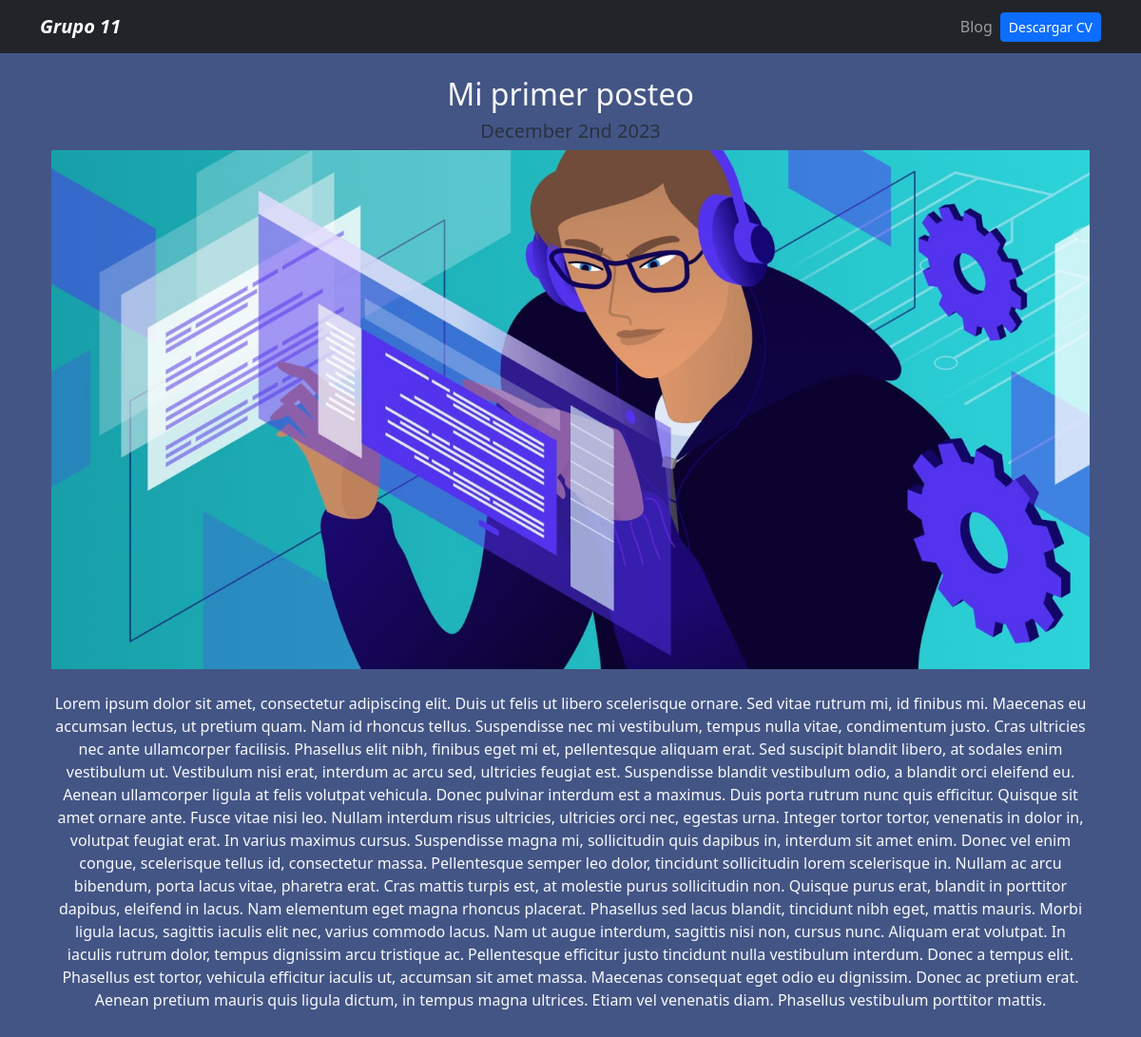
The app's page /blog/4 with its own data.
### blog/models.py (models this page shows)
class Post(models.Model):
    title = models.CharField(max_length=100)
    description = models.TextField()
    image = models.ImageField(upload_to='blog/images')
    date = models.DateField(datetime.date.today)

### blog/views.py (the view)
# urls.py: path('<int:post_id>', post_detail, name='post_detail')
def post_detail(request, post_id):
    post = get_object_or_404(Post, pk=post_id)
    return render(request, 'post_detail.html', {'post':post})

### blog/templates/post_detail.html
{% extends 'layout.html' %}
{% block content %}
<div class="text-center">
    <h2>{{post.title}}</h2>
    <h3 class="my-2 h5 text-muted">{{post.date|date:'F jS Y'}}</h3>
    <img src="{{post.image.url}}" alt="{{post.title}}" class="img-fluid">
    <div class="my-4">
        <p>{{post.description|safe}}</p>
    </div>
</div>
{% endblock %}

### portfolio/static/main.css (style rules this page uses)
body { background: #435585; }

### records on screen
Post: title "Mi primer posteo", date "December 2nd 2023", image (picture), description "Lorem ipsum dolor sit amet, consectetur adipiscing elit. Duis ut felis ut libero scelerisque ornare. Sed vitae rutrum mi, id finibus mi. Maecenas eu accumsan lectus, ut pretium quam. Nam id rhoncus tellus. Suspendisse nec mi vestibulum, tempus nulla vitae, condimentum justo. Cras ultricies nec ante ullamcorper facilisis. Phasellus elit nibh, finibus eget mi et, pellentesque aliquam erat. Sed suscipit blandit libero, at sodales enim vestibulum ut. Vestibulum nisi erat, interdum ac arcu sed, ultricies feugiat est. Suspendisse blandit vestibulum odio, a blandit orci eleifend eu. Aenean ullamcorper ligula at felis volutpat vehicula. Donec pulvinar interdum est a maximus. Duis porta rutrum nunc…"
